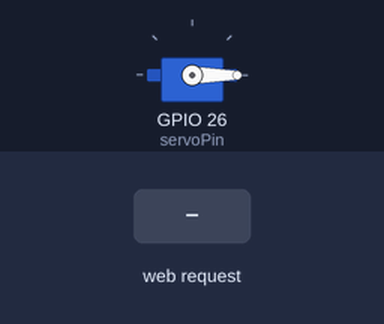
Recording of a sketch running on a simulated ESP32. Parts: servo. Inputs (shaded band) come from the test bench. WiFi joins after 1.5 s; servers stay silent unless stated; what the sketch prints to the serial monitor is not drawn.

Above: at 3.7 s.
3.8 s: HTTP request GET /open received
At 5.0 s:
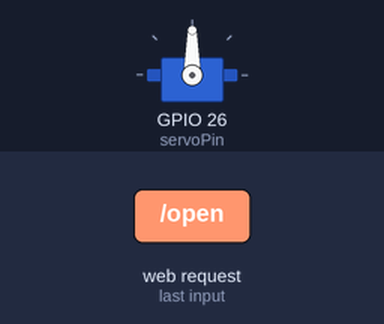
5.3 s: HTTP request GET /close received
At 6.1 s:
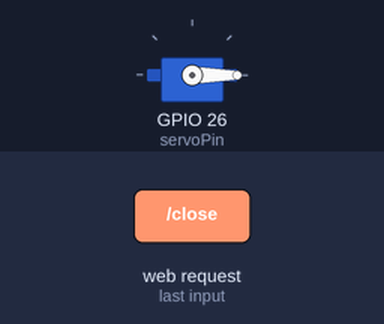
Timing chart, 0 to 8.3 s (numbered marks = the images above; inputs shaded):
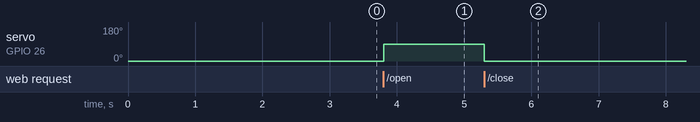

Measured:
- after the input at 3.8 s, servo on GPIO 26 (servoPin): 0° → 90° at once
- after the input at 5.3 s, servo on GPIO 26 (servoPin): 90° → 0° at once

The sketch:

arduino_rev26.ino
```cpp
#include <WiFi.h>
#include <WebServer.h>
#include <ESP32Servo.h>

const char* ssid = "Donte";
const char* password = "abcdefg123";

WebServer server(80);
Servo myServo;

// =========================
// Servo config
// =========================
const int servoPin = 26;
const int closedAngle = 0;
const int openAngle = 90;
const unsigned long servoMoveDelay = 500;

// =========================
// State machine
// =========================
enum State {
  WAIT_CODE,
  OPENING,
  SESSION_ACTIVE,
  CLOSING
};

State currentState = WAIT_CODE;
unsigned long stateStartTime = 0;

// =========================
// Helpers
// =========================
String stateToString(State s) {
  switch (s) {
    case WAIT_CODE:      return "WAIT_CODE";
    case OPENING:        return "OPENING";
    case SESSION_ACTIVE: return "SESSION_ACTIVE";
    case CLOSING:        return "CLOSING";
    default:             return "UNKNOWN";
  }
}

void openServo() {
  myServo.write(openAngle);
  Serial.println("OK_OPEN");
}

void closeServo() {
  myServo.write(closedAngle);
  Serial.println("OK_CLOSE");
}

// =========================
// API handlers
// =========================
void handleRoot() {
  server.send(200, "text/plain", "ESP32 API READY");
}

void handleStatus() {
  String response = "";
  response += "STATE:";
  response += stateToString(currentState);
  response += "\nIP:";
  response += WiFi.localIP().toString();

  server.send(200, "text/plain", response);
}

void handleOpen() {
  if (currentState == WAIT_CODE) {
    stateStartTime = 0;
    currentState = OPENING;
    Serial.println("API_OPEN_ACCEPTED");
    server.send(200, "text/plain", "OPEN_ACCEPTED");
  } else {
    server.send(400, "text/plain", "ERR_BUSY");
  }
}

void handleClose() {
  currentState = CLOSING;
  stateStartTime = 0;
  Serial.println("API_CLOSE_ACCEPTED");
  server.send(200, "text/plain", "CLOSE_ACCEPTED");
}

void handleNotFound() {
  server.send(404, "text/plain", "NOT_FOUND");
}

// =========================
// Setup
// =========================
void setup() {
  Serial.begin(115200);
  delay(1000);

  myServo.setPeriodHertz(50);
  myServo.attach(servoPin, 500, 2400);
  myServo.write(closedAngle);

  Serial.println();
  Serial.println("Connecting to WiFi...");

  WiFi.mode(WIFI_STA);
  WiFi.begin(ssid, password);

  while (WiFi.status() != WL_CONNECTED) {
    delay(500);
    Serial.print(".");
  }

  Serial.println();
  Serial.println("WiFi connected");
  Serial.print("IP address: ");
  Serial.println(WiFi.localIP());

  server.on("/", handleRoot);
  server.on("/status", handleStatus);
  server.on("/open", handleOpen);
  server.on("/close", handleClose);
  server.onNotFound(handleNotFound);

  server.begin();
  Serial.println("HTTP server started");
}

// =========================
// Loop
// =========================
void loop() {
  server.handleClient();

  switch (currentState) {
    case WAIT_CODE:
      break;

    case OPENING:
      if (stateStartTime == 0) {
        openServo();
        stateStartTime = millis();
      }

      if (millis() - stateStartTime >= servoMoveDelay) {
        stateStartTime = 0;
        currentState = SESSION_ACTIVE;
        Serial.println("SESSION_STARTED");
      }
      break;

    case SESSION_ACTIVE:
      break;

    case CLOSING:
      closeServo();
      currentState = WAIT_CODE;
      Serial.println("SESSION_ENDED");
      break;
  }
}
// ESP32 profile commit marker
```
